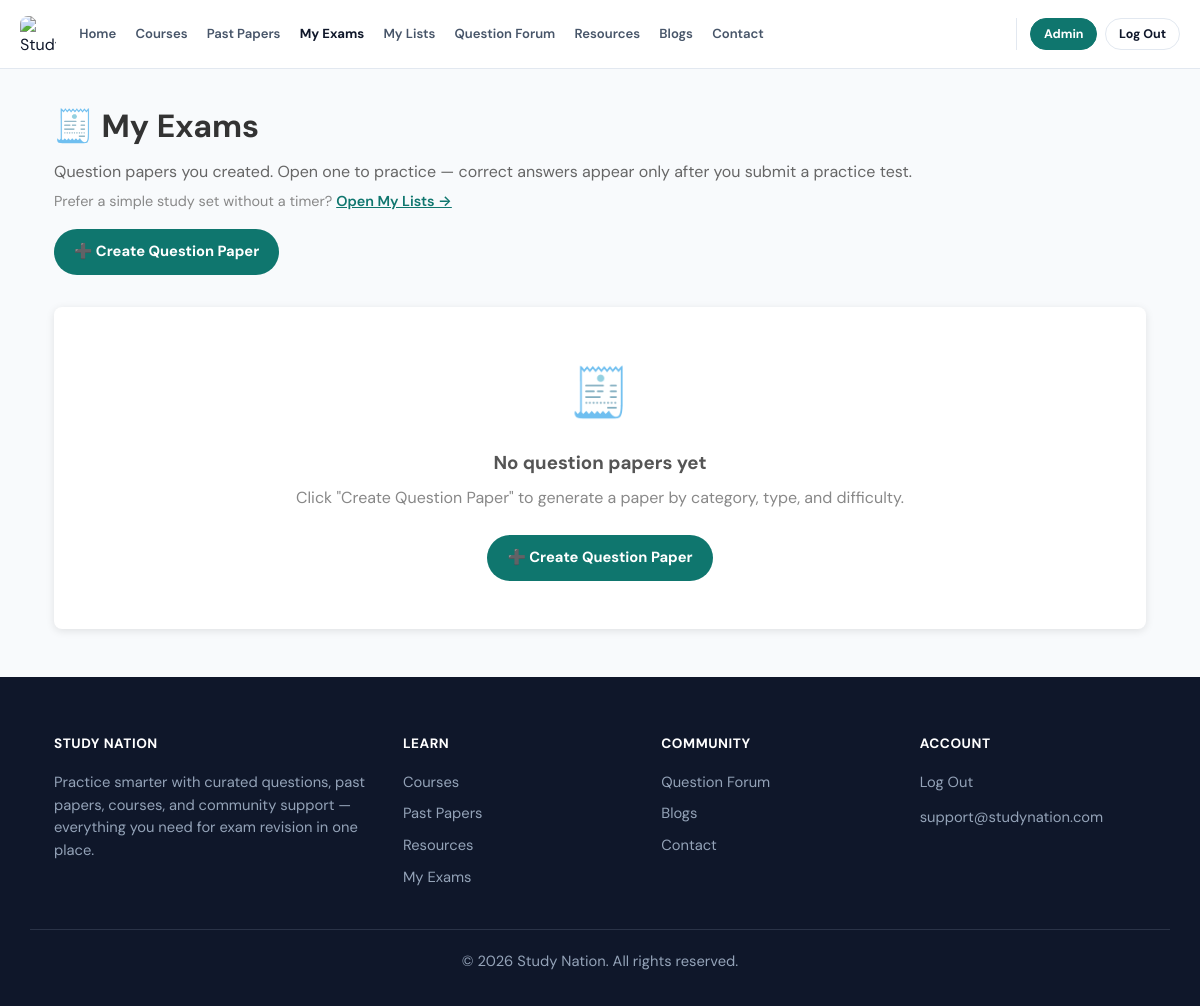
Before: /my-exams/ (signed in) with the older database file.
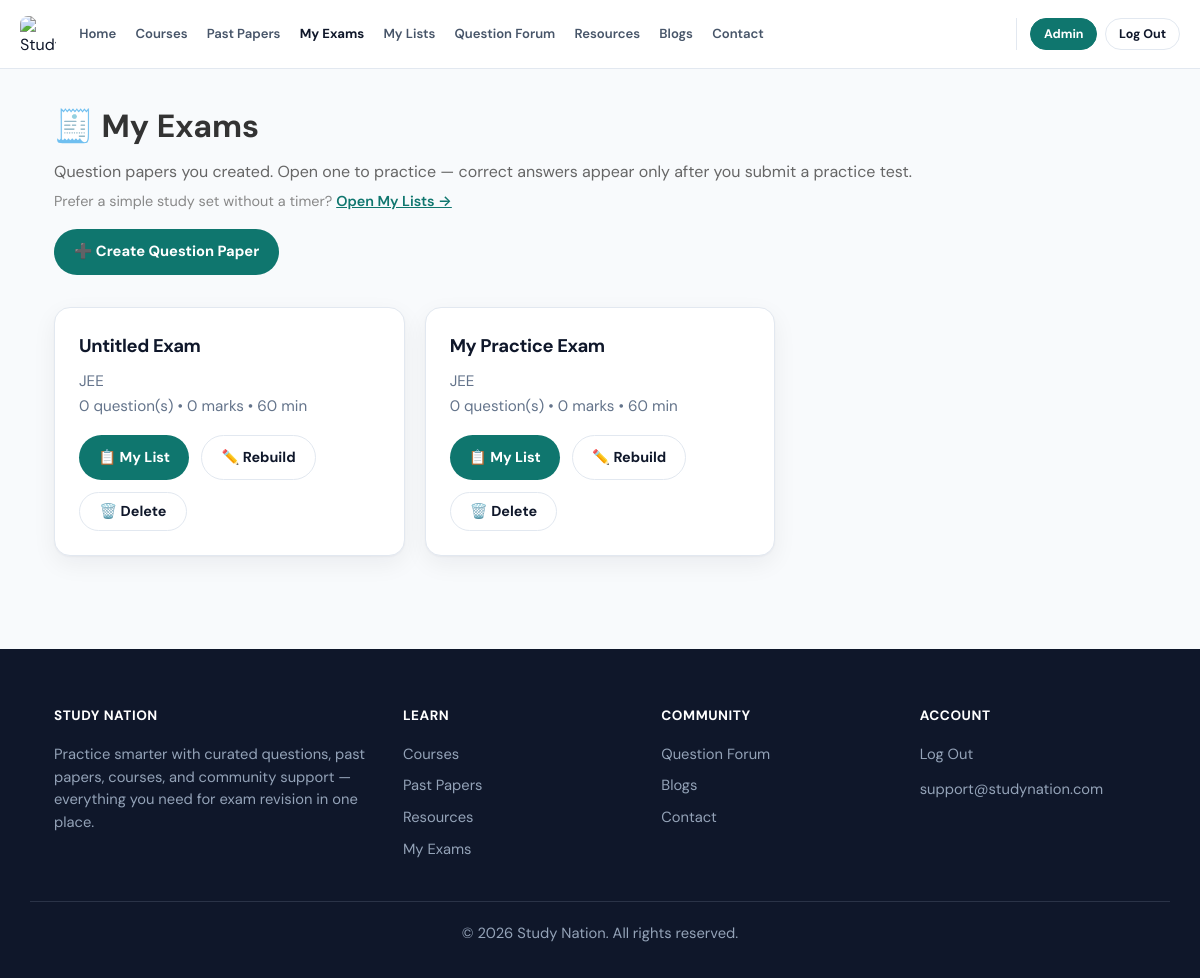
After: the same page with the newer database file.
### courses/models.py (models this page shows, shortened)
class Exam(models.Model):
    STATUS_CHOICES = [
        ("draft", "Draft"),
        ("finalized", "Finalized"),
    ]
    name = models.CharField(max_length=200, default="Untitled Exam")
    category = models.ForeignKey(
        CourseCategory,
        on_delete=models.SET_NULL,
        null=True,
        blank=True,
        related_name="exams",
        help_text="Curriculum / Subject this exam is built from",
    )
    created_by = models.ForeignKey(
        "auth.User", on_delete=models.SET_NULL, null=True, blank=True, related_name="exams"
    )
    status = models.CharField(max_length=20, choices=STATUS_CHOICES, default="draft")
    duration_minutes = models.IntegerField(
        default=60, help_text="Used for the built-in exam timer"
    )
    questions_per_page = models.IntegerField(
        default=1, help_text="How many questions to show per page in the exported PDF"
    )
    shuffle_questions = models.BooleanField(default=False)
    allow_calculator = models.BooleanField(
        default=False,
        help_text="If enabled, students can use the on-screen calculator during practice.",
    )
    questions = models.ManyToManyField(
        Question, through="ExamQuestion", related_name="exams"
    )
    created_at = models.DateTimeField(auto_now_add=True)
    updated_at = models.DateTimeField(auto_now=True)
    class Meta:
        ordering = ["-updated_at"]
    @property
    def total_marks(self):
        return sum(eq.question.marks for eq in self.exam_questions.select_related("question"))
    @property
    def question_count(self):
        return self.exam_questions.count()

class CourseCategory(models.Model):
    name = models.CharField(max_length=100, unique=True)
    description = models.TextField(blank=True)
    icon = models.CharField(max_length=50, default="book")
    created_at = models.DateTimeField(auto_now_add=True)
    class Meta:
        verbose_name_plural = "Course Categories"
        ordering = ["name"]

### courses/views.py (the view)
    def wrapped(request, *args, **kwargs):
        if not request.user.is_authenticated:
            return redirect(f"/login/?next={request.path}")
        if not _user_can_access_portal(request.user):
            messages.error(
                request,
                "Please log in with a student or admin account to continue.",
            )
            return redirect("courses:student_login")
        if _user_is_admin(request.user):
            _ensure_admin_profile(request.user)
        return view_func(request, *args, **kwargs)

### courses/views.py (called while the page is built)
def _user_is_admin(user):
    if not user or not getattr(user, "is_authenticated", False):
        return False
    if hasattr(user, "admin_profile"):
        return True
    return bool(getattr(user, "is_superuser", False))

def _user_is_student(user):
    return bool(
        user
        and getattr(user, "is_authenticated", False)
        and hasattr(user, "student_profile")
    )

def _user_can_access_portal(user):
    return _user_is_student(user) or _user_is_admin(user)

def _ensure_admin_profile(user):
    if hasattr(user, "admin_profile"):
        return user.admin_profile
    if getattr(user, "is_superuser", False):
        from admin_panel.models import AdminUser
        profile, _ = AdminUser.objects.get_or_create(user=user)
        return profile
    return None

@student_required
def student_exams(request):
    exams = Exam.objects.filter(created_by=request.user).select_related("category")
    return render(request, "courses/student_exams.html", {"exams": exams})

### courses/templates/courses/student_exams.html (shortened to what this page needs)
{% extends 'base.html' %}
{% block content %}
  <div style="display: flex; justify-content: space-between; align-items: center; flex-wrap: wrap; gap: 1rem; margin-bottom: 2rem;">
    <div>
      <h1 style="color: #333; margin-bottom: 0.4rem;">🧾 My Exams</h1>
      <p style="color: #666;">Question papers you created. Open one to practice — correct answers appear only after you submit a practice test.</p>
      <p style="color: #888; font-size: 0.9rem; margin-top: 0.35rem;">
        Prefer a simple study set without a timer?
        <a href="{% url 'courses:student_question_lists' %}" style="color: #0f766e; font-weight: 600;">Open My Lists →</a>
      </p>
    </div>
    <a href="{% url 'courses:student_create_exam' %}" class="btn">➕ Create Question Paper</a>
  </div>
  {% if exams %}
    <div class="grid">
      {% for exam in exams %}
        <div class="card">
          <h3>{{ exam.name }}</h3>
          <p>
            {{ exam.category.name|default:"No subject set" }}<br />
            {{ exam.question_count }} question(s) &bull; {{ exam.total_marks }} marks &bull; {{ exam.duration_minutes }} min
          </p>
          <div style="display: flex; gap: 0.75rem; flex-wrap: wrap;">
            <a href="{% url 'courses:student_edit_exam' exam.id %}?tab=list" class="btn" style="padding: 0.6rem 1.2rem; font-size: 0.9rem;">📋 My List</a>
            <a href="{% url 'courses:student_edit_exam' exam.id %}?tab=create" class="btn btn-secondary" style="padding: 0.6rem 1.2rem; font-size: 0.9rem;">✏️ Rebuild</a>
            <form method="post" action="{% url 'courses:student_delete_exam' exam.id %}" style="display:inline;" onsubmit="return confirm('Delete this paper? This cannot be undone.');">{% csrf_token %}<button type="submit" class="btn btn-secondary" style="padding: 0.6rem 1.2rem; font-size: 0.9rem;">🗑️ Delete</button></form>
          </div>
        </div>
      {% endfor %}
    </div>
  {% else %}
    <div style="background: white; padding: 3rem 2rem; border-radius: 8px; text-align: center; box-shadow: 0 2px 8px rgba(0,0,0,0.1);">
      <div style="font-size: 3rem; margin-bottom: 1rem;">🧾</div>
      <h3 style="color: #555; margin-bottom: 0.5rem;">No question papers yet</h3>
      <p style="color: #888; margin-bottom: 1.5rem;">Click "Create Question Paper" to generate a paper by category, type, and difficulty.</p>
      <a href="{% url 'courses:student_create_exam' %}" class="btn">➕ Create Question Paper</a>
    </div>
  {% endif %}
{% endblock %}

Changed rows visible on the page:
added Exam: name "Untitled Exam", category.name "JEE", question_count "0", total_marks "0", duration_minutes "60"
added Exam: name "My Practice Exam", category.name "JEE", question_count "0", total_marks "0", duration_minutes "60"
Other visible differences:
text no longer shown: "🧾 No question papers yet Click \"Create Question Paper\" to generate a paper by category, type, and difficulty. ➕ Create Question Paper"
